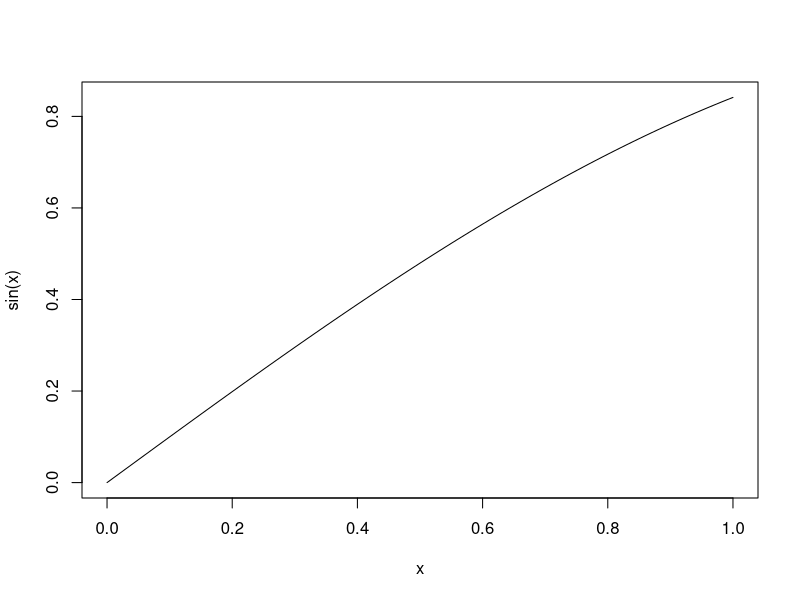

Source code (R):
## ---- chunk 1
x <- rnorm(n = 10, mean = 1.25, sd = 5.36)
mean(x)
sum(x)
median(x)
IQR(x)
fivenum(x)
## ---- chunk 2
curve(sin(x))
